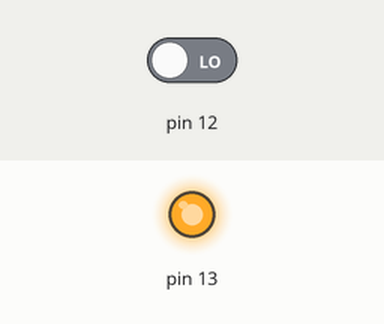
A sketch run on a simulated Arduino Uno, built with avr-gcc and run on an emulated ATmega328P. Shown: output pins drawn as LEDs (lit = HIGH). The inputs (shaded band) are chosen by the test bench; at power-on: pin 12 LOW. What the sketch prints to the serial monitor is not drawn.

Above: at 0.1 s.
Timing chart, 0 to 1.6 s (numbered marks = the images above):
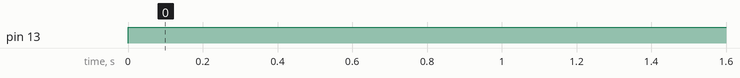

Measured:
- by itself, pin 13: LOW → HIGH at 0.00 s

The sketch:

commande_moteur.ino
```cpp
#include "Arduino.h"

long t = -3000;

void setup() {
  Serial.begin(9600);
  Serial.print("Start");
  pinMode(13, OUTPUT);
  pinMode(12, INPUT);
  Serial.print("\n");
  Serial.print("\n");
  digitalWrite(13,LOW);

}

void loop() {
  bool Bouton=digitalRead(12);

  if (Bouton == 1)
  {
    t=millis();
  }
  if (1000<millis()-t<3000)
  {
    digitalWrite(13,HIGH);
    }
  else
  {
    digitalWrite(13,LOW);
    }
  // put your main code here, to run repeatedly:

}
```
